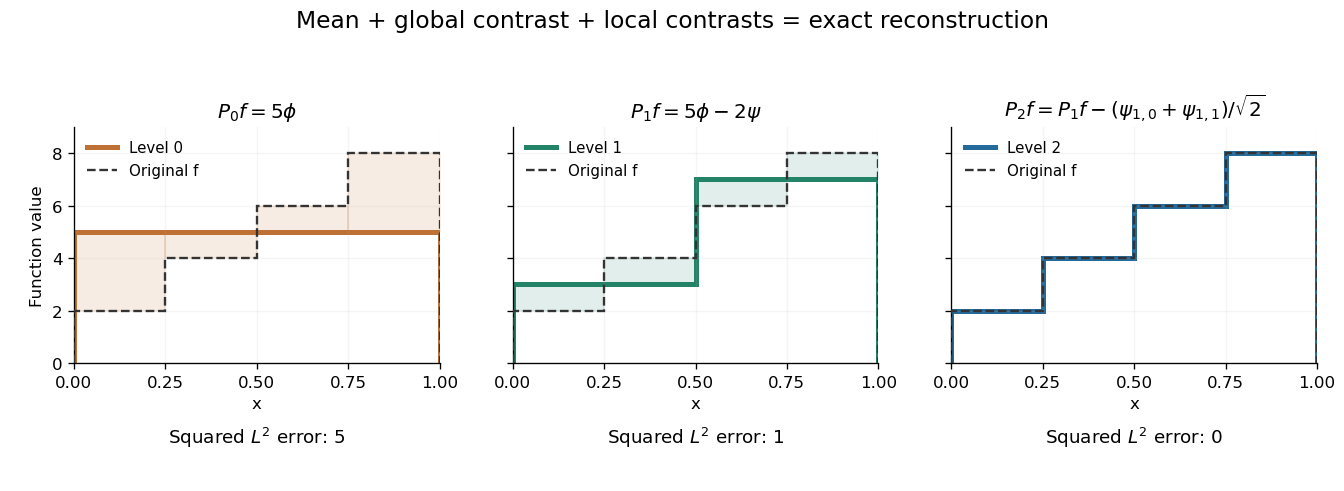

This figure's Python source:
"""Original four-step Haar projections at three resolutions; PNG to CWD."""
from pathlib import Path

import matplotlib.pyplot as plt
import numpy as np


def main():
    edges = np.linspace(0, 1, 5)
    signal = np.array([2., 4., 6., 8.])
    approximations = [np.full(4, 5.), np.array([3., 3., 7., 7.]), signal]
    titles = [r"$P_0f=5\phi$",
              r"$P_1f=5\phi-2\psi$",
              r"$P_2f=P_1f-(\psi_{1,0}+\psi_{1,1})/\sqrt{2}$"]
    colors = ["#bf7135", "#238367", "#246a9b"]
    fig, axes = plt.subplots(1, 3, figsize=(11.2, 4.1), dpi=120, sharey=True)
    fig.patch.set_facecolor("white")
    for level, (ax, values, title, color) in enumerate(
            zip(axes, approximations, titles, colors)):
        ax.stairs(values, edges, color=color, lw=3, label=f"Level {level}")
        ax.stairs(signal, edges, color="#333333", lw=1.4,
                  linestyle="--", label="Original f", zorder=3)
        for left, right, original, approx in zip(
                edges[:-1], edges[1:], signal, values):
            ax.fill_between([left, right], [original, original],
                            [approx, approx], color=color, alpha=.13)
        ax.set(xlim=(0, 1), ylim=(0, 9), xlabel="x", title=title)
        ax.set_xticks([0, .25, .5, .75, 1])
        ax.set_facecolor("white")
        ax.spines[["top", "right"]].set_visible(False)
        ax.grid(alpha=.12)
        ax.legend(loc="upper left", frameon=False, fontsize=9)
        error = np.sum((signal-values)**2)/4
        ax.text(.5, -.34, rf"Squared $L^2$ error: {error:g}",
                transform=ax.transAxes, ha="center", fontsize=11)
    axes[0].set_ylabel("Function value")
    fig.suptitle("Mean + global contrast + local contrasts = exact reconstruction",
                 fontsize=14)
    fig.subplots_adjust(left=.055, right=.98, top=.74, bottom=.26, wspace=.2)
    fig.savefig(Path.cwd() / Path(__file__).with_suffix(".png").name,
                facecolor="white", transparent=False)
    plt.close(fig)


if __name__ == "__main__":
    main()
